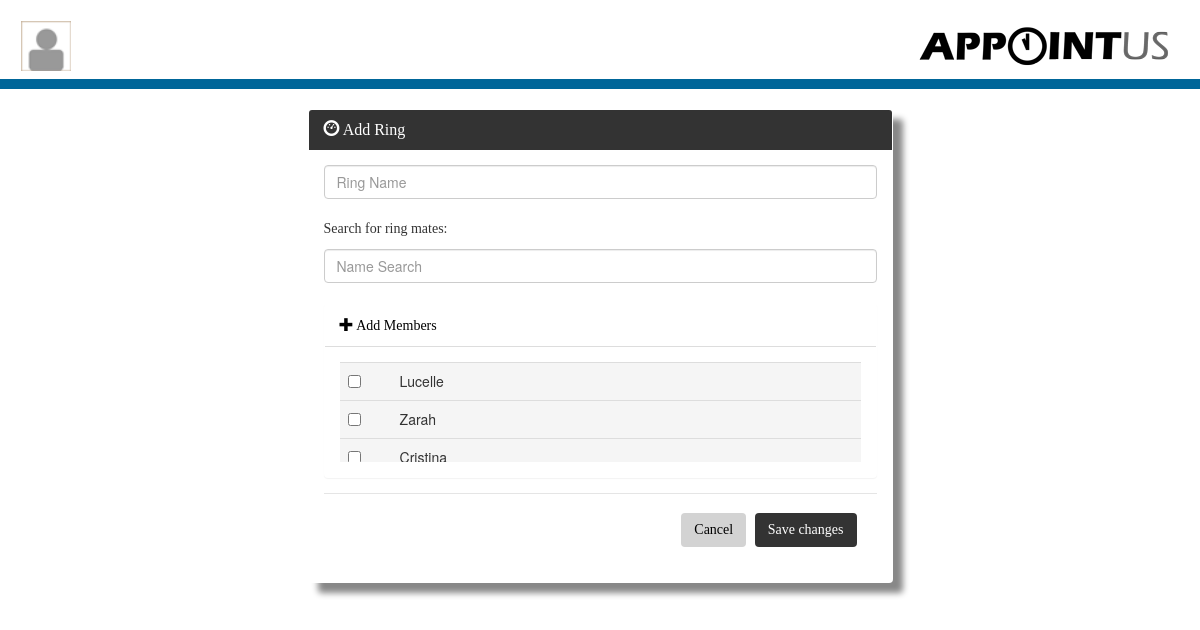
Screenshot of /ring.php with the database file from the repository.
### tables this page shows
CREATE TABLE IF NOT EXISTS `user` (
  `User_id` int(11) NOT NULL AUTO_INCREMENT,
  `Username` varchar(50) NOT NULL,
  `Password` varchar(50) NOT NULL,
  `Email` varchar(255) NOT NULL,
  `Firstname` varchar(255) NOT NULL,
  `Lastname` varchar(255) NOT NULL,
  `contact_number` varchar(50) NOT NULL,
  `Profile_picture` varchar(255) NOT NULL,
  PRIMARY KEY (`User_id`)
);

### ring.php (the view, shortened to what this page needs)
 <!DOCTYPE html>
<html lang="en">
 <?php
    include ("dbconfig.php");
 ?>
  <head>
    <link href="css/bootstrap.min.css" rel="stylesheet" media="screen">
    <link href="css/profile.css" rel="stylesheet" media="screen">
  </head>
 <body>
  <div id = "header">
      <img id = "logo" src="img/appointus-final-logo.png"/>
      <div id = "account-greeting">
        <img id = "profile-picture" src ="img/default-profile-pic.png"/>
        <div class="dropdown" id = "settings">
          </div>
      </div>
    </div>
    <div id = "divider">
    </div>
  <div class="row"><br>
    <div class = "col-md-6 col-md-offset-3" >
      <form class="form-horizontal" action = "ring.php" method="post" enctype="multipart/form-data" >
        <div class="panel" style = "box-shadow: 10px 10px 6px 0px #888888;">
          <div class="panel-heading" style="background-color: #333333;">
          <h3 class="panel-title" style="color:white;font-family:Century Gothic">
          <i class="glyphicon glyphicon-dashboard white"></i>
          Add Ring</h3>
        </div>
        <div class="panel-body">
          <input type="text" placeholder="Ring Name" name="ringname" class="form-control" required autofocus><br>
          <p style="font-family:Century Gothic;">Search for ring mates:</p>
          <input type="text" placeholder="Name Search" name="Title" class="form-control"><br>
             <div class="panel-group" id="accordion">
              <div class="panel">
                <div class="panel-heading">
                    <a data-toggle="collapse" data-parent="#accordion" href="#">
                    <i class="glyphicon glyphicon-plus"></i> Add Members
                    </a>
                </div>
                <div id="collapseOne" class="panel-collapse collapse in">
                  <div class="panel-body">
                  <div style = "height:100px;overflow:auto;" >
                    <table class="table table-hover">
                    <?php
                      $sql = "SELECT * FROM user";
                      $result = mysqli_query($con,$sql);
                      while($row = mysqli_fetch_array($result)) {
                        if ($row['User_id'] != $_SESSION['user_id']) {
                          echo '<tr class = "active"><td width = "10%"><input type="checkbox" name="members[]" value="'.$row['Username'].'"></td>
                              <td>'.$row['Username'].'</td></tr>';
                        }
                      }
                    ?>
                     </table>
                    </div>
                  </div>
                </div>
              </div>
            </div>
          <div class="modal-footer" style = "font-family:Century Gothic;">
            <a href="profile.php" class="btn" style="cursor: pointer;background-color:#D3D3D3">Cancel</a>
            <button type = "submit" class="btn" name="SaveRing" style = "cursor: pointer;background-color: #333333;color:white;">Save changes</button>
           </div>
            </div>
        </div>
  </div>
  </div>
</body>
</html>

### css/profile.css (style rules this page uses)
* { margin: auto 0; padding: 0px; background-size: 100%; }
#header { min-width:100%; min-height:5%; position:relative; margin:5px; }
#logo { position: relative; top: 10px; float:right; }
#account-greeting { padding:8px; font-family: "Century Gothic"; max-height:40px; min-width: 70%; top: 50px; }
#profile-picture { float:left; position:relative; margin:8px; height: 50px; width: 50px; }
#divider { background-color: #006699; min-width:100%; min-height:10px; clear:both; }
.white { color:white; }
a:link { text-decoration:none; font-family: "Century Gothic", "Lucid Grande"; color: #000000; }
#settings { margin-left: 0px; position: relative; margin-top: 10px; height: 200px; width: 150px; text-align: left; display: inline; margin: 0; padding: 15px 4px 17px 0; list-style: none; }

### rows the page displays
user: Username "Lucelle"
user: Username "Zarah"
user: Username "Cristina"
